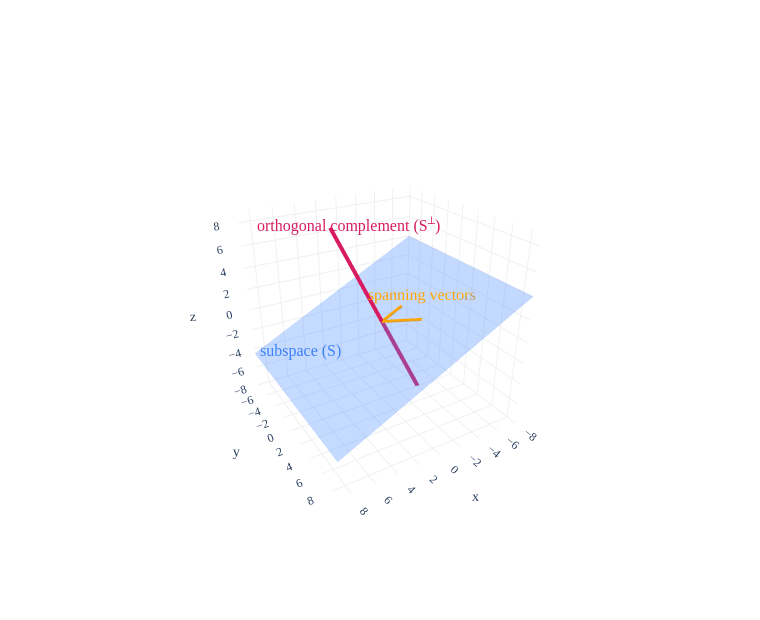

Here is the notebook cell this chart was saved with:
### Markdown cell above
---

## Orthogonal Complements

To wrap up, let me introduce an idea that we'll rely on heavily once we get to [Chapter 5.4](../05_matrices/04-null-space-rank-nullity.ipynb).

:::{note} Definition: Orthogonal Complement
If $S$ is a subspace of $\mathbb{R}^n$, then the **orthogonal complement** of $S$, denoted $S^\perp$, is

$$S^\perp = \{\vec x \in \mathbb{R}^n \mid \vec x \cdot \vec s = 0 \text{ for every } \vec s \in S\}$$

$S^\perp$ contains all vectors that are orthogonal to **every** vector in $S$; $S^\perp$ is also a subspace of $\mathbb{R}^n$.
:::

For example, suppose $S$ is the span of the vectors $\color{orange}\begin{bmatrix}-2\\3\\1\end{bmatrix}$ and $\color{orange}\begin{bmatrix}-2\\0\\1\end{bmatrix}$.

$$S = \text{span}\left(\left\{{\color{orange}\begin{bmatrix}-2\\3\\1\end{bmatrix}}, {\color{orange}\begin{bmatrix}-2\\0\\1\end{bmatrix}}\right\}\right)$$

$S$ is a <span style="color:#3d81f6; font-weight:bold">plane through the origin</span>. Then, $S^\perp$ is the set of vectors perpendicular to this plane. What is $S^\perp$? It is a <span style="color:#d81b60; font-weight:bold">line through the origin</span>. The direction vector that defines this line is the [cross product](./04-lines-planes-hyperplanes.ipynb#the-cross-product) of the two spanning vectors of $S$.

### Code cell
import numpy as np
import plotly.graph_objects as go

# Basis vectors for S = span({ v1, v2 })
v1 = np.array([-2, 3, 1])
v2 = np.array([-2, 0, 1])

# A direction vector for S^\perp (normal to the plane)
n = np.cross(v1, v2)  # [3, 0, 6]

# Build points on the plane S using linear combinations a v1 + b v2
r = 12
a_vals = np.linspace(-r, r, 25)
b_vals = np.linspace(-r, r, 25)
A, B = np.meshgrid(a_vals, b_vals)
P = A[..., None] * v1 + B[..., None] * v2
X, Y, Z = P[..., 0], P[..., 1], P[..., 2]

# Build points on the orthogonal-complement line t n
t = np.linspace(-3, 3, 200)
L = np.outer(t, n)

fig = go.Figure()

# Plane (the subspace S)
fig.add_trace(go.Surface(
    x=X, y=Y, z=Z,
    opacity=0.4,
    showscale=False,
    colorscale=[[0, 'rgba(61,129,246,0.8)'], [1, 'rgba(61,129,246,0.8)']],
    name='S = span({ v1, v2 })'
))

# Orthogonal complement line
fig.add_trace(go.Scatter3d(
    x=L[:, 0], y=L[:, 1], z=L[:, 2],
    mode='lines',
    line=dict(color='#d81b60', width=8),
    name='S^\perp'
))

# Show generators as arrows from the origin
for vec, color, label in [
    (v1, 'orange', 'spanning vectors'),
    (v2, 'orange', ''),
]:
    fig.add_trace(go.Scatter3d(
        x=[0, vec[0]], y=[0, vec[1]], z=[0, vec[2]],
        mode='lines+text',
        line=dict(color=color, width=6),
        text=['', label],
        textposition='top center',
        name=label,
        textfont=dict(color=color, size=16)
    ))

# Annotation positions: plane center (on S) and a point on the line (s-perp)
plane_pt = 1.2 * v1 + 1.2 * v2   # point on plane for "s" label
line_pt = 1 * n                 # point on line for "s-perp" label

# Equal axis ranges so the perpendicular line looks orthogonal to the plane
axis_range = [-8, 9]

fig.update_layout(
    width=760,
    height=620,
    paper_bgcolor='white',
    plot_bgcolor='white',
    font=dict(family='Palatino'),
    scene=dict(
        xaxis=dict(
            range=axis_range,
            title='x',
            backgroundcolor='white',
            gridcolor='#f0f0f0',
            zerolinecolor='#f0f0f0',
            showbackground=True,
        ),
        yaxis=dict(
            range=axis_range,
            title='y',
            backgroundcolor='white',
            gridcolor='#f0f0f0',
            zerolinecolor='#f0f0f0',
            showbackground=True,
        ),
        zaxis=dict(
            range=axis_range,
            title='z',
            backgroundcolor='white',
            gridcolor='#f0f0f0',
            zerolinecolor='#f0f0f0',
            showbackground=True,
        ),
        aspectmode='cube',
        camera=dict(eye=dict(x=1.2, y=2, z=1.2)),
        annotations=[
            dict(x=plane_pt[0]+13, y=plane_pt[1]-2, z=plane_pt[2]-2, text='subspace (S)', showarrow=False, font=dict(size=16, color='#3d81f6')),
            dict(x=line_pt[0], y=line_pt[1], z=line_pt[2]+3, text='orthogonal complement (S<sup>⟂</sup>)', showarrow=False, font=dict(size=16, color='#d81b60')),
        ],
    ),
    showlegend=False
)

fig.show()

### Figure 1 — Plotly figure (JSON) as saved in the notebook; plotly's stock layout.template omitted (floating-point values rounded to 4 significant figures; data arrays with more than 128 entries replaced by an {"elided": "..."} marker saying what was removed)
{"data": [{"colorscale": [[0, "rgba(61,129,246,0.8)"], [1, "rgba(61,129,246,0.8)"]], "name": "S = span({ v1, v2 })", "opacity": 0.4, "showscale": false, "type": "surface", "x": {"elided": "25x25 float values"}, "y": {"elided": "25x25 float values"}, "z": {"elided": "25x25 float values"}}, {"line": {"color": "#d81b60", "width": 8}, "mode": "lines", "name": "S^\\perp", "type": "scatter3d", "x": {"elided": "200 float values"}, "y": {"elided": "200 float values"}, "z": {"elided": "200 float values"}}, {"line": {"color": "orange", "width": 6}, "mode": "lines+text", "name": "spanning vectors", "text": ["", "spanning vectors"], "textfont": {"color": "orange", "size": 16}, "textposition": "top center", "type": "scatter3d", "x": [0, -2], "y": [0, 3], "z": [0, 1]}, {"line": {"color": "orange", "width": 6}, "mode": "lines+text", "name": "", "text": ["", ""], "textfont": {"color": "orange", "size": 16}, "textposition": "top center", "type": "scatter3d", "x": [0, -2], "y": [0, 0], "z": [0, 1]}], "layout": {"font": {"family": "Palatino"}, "height": 620, "paper_bgcolor": "white", "plot_bgcolor": "white", "scene": {"annotations": [{"font": {"color": "#3d81f6", "size": 16}, "showarrow": false, "text": "subspace (S)", "x": 8.2, "y": 1.6, "z": 0.4}, {"font": {"color": "#d81b60", "size": 16}, "showarrow": false, "text": "orthogonal complement (S<sup>⟂</sup>)", "x": 3, "y": 0, "z": 9}], "aspectmode": "cube", "camera": {"eye": {"x": 1.2, "y": 2, "z": 1.2}}, "xaxis": {"backgroundcolor": "white", "gridcolor": "#f0f0f0", "range": [-8, 9], "showbackground": true, "title": {"text": "x"}, "zerolinecolor": "#f0f0f0"}, "yaxis": {"backgroundcolor": "white", "gridcolor": "#f0f0f0", "range": [-8, 9], "showbackground": true, "title": {"text": "y"}, "zerolinecolor": "#f0f0f0"}, "zaxis": {"backgroundcolor": "white", "gridcolor": "#f0f0f0", "range": [-8, 9], "showbackground": true, "title": {"text": "z"}, "zerolinecolor": "#f0f0f0"}}, "showlegend": false, "width": 760}}
